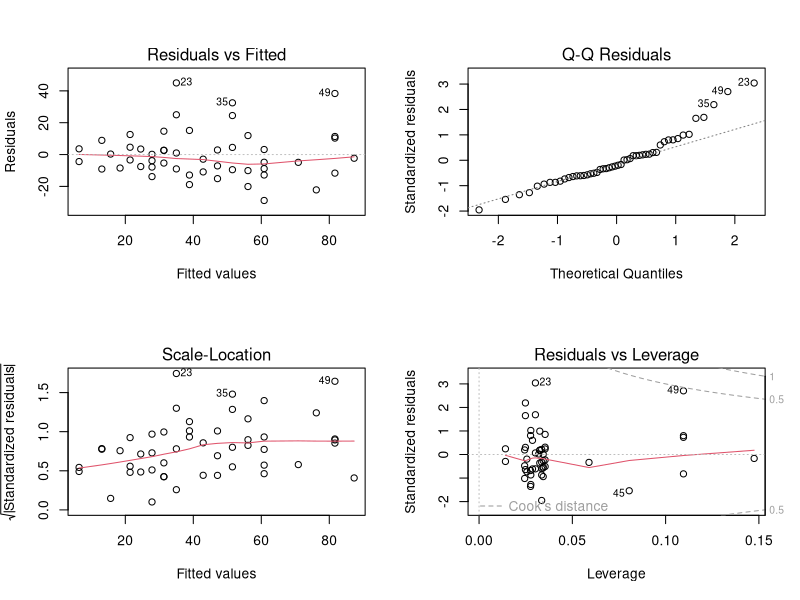

Here is the R script that generated this plot:
data(cars)
head(cars)
cm1 <- lm(dist ~ speed + I(speed^2),data=cars)
summary(cm1)
## None of the terms are significant, although the F-test is.
## Let's drop the intercept and see how the model fits.
cm2 <- lm(dist ~ speed + I(speed^2)-1, data=cars)
summary(cm2)
## Both terms are now significant, and the F-test is VERY significant.
## Let's drop the quadratic term as the question asks
cm3 <- lm(dist ~ speed-1, data=cars)
summary(cm3)
## speed is highly significant, and the F-test even more significant.
## Let's compare models cm2 and cm3
anova(cm2,cm3,test="Chi")
## There are significant differences between them in the
## analysis of variance table, so the more complex model (cm2) is preferred
## Let's look at AIC
AIC(cm2,cm3)
## cm2 (the quadratic model) has lower AIC and so is preferred to cm3
## Let's plot residuals for cm2
par(mfrow=c(2,2))
plot(cm2)
## There are problems with both heteroscedascity and non-normality
## But that is to be expected by introducing the quadratic term
## Perhaps we should do a GLM instead 

## The average time it takes for a driver to apply the brakes is:
b <- coef(cm2)
5280/(b[1]*60^2)
## 1.183722 seconds is the average time it takes for a driver to apply the brakes
